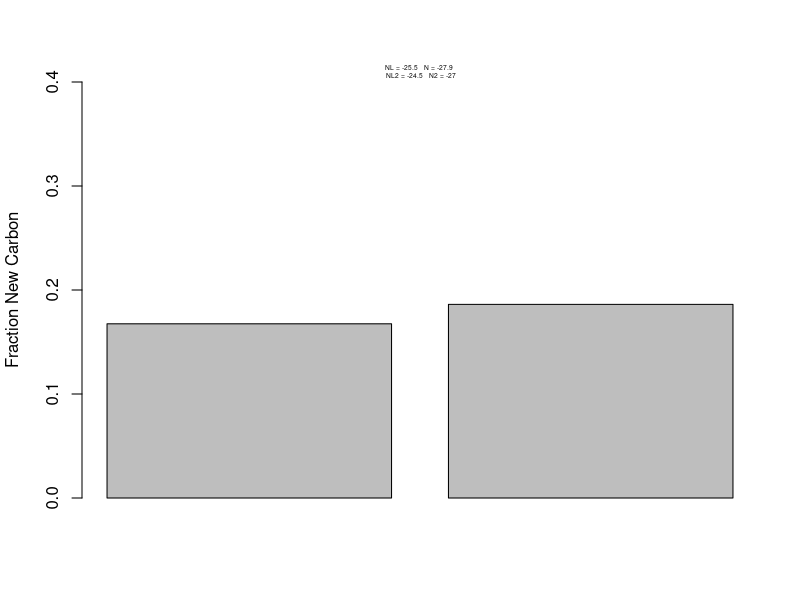
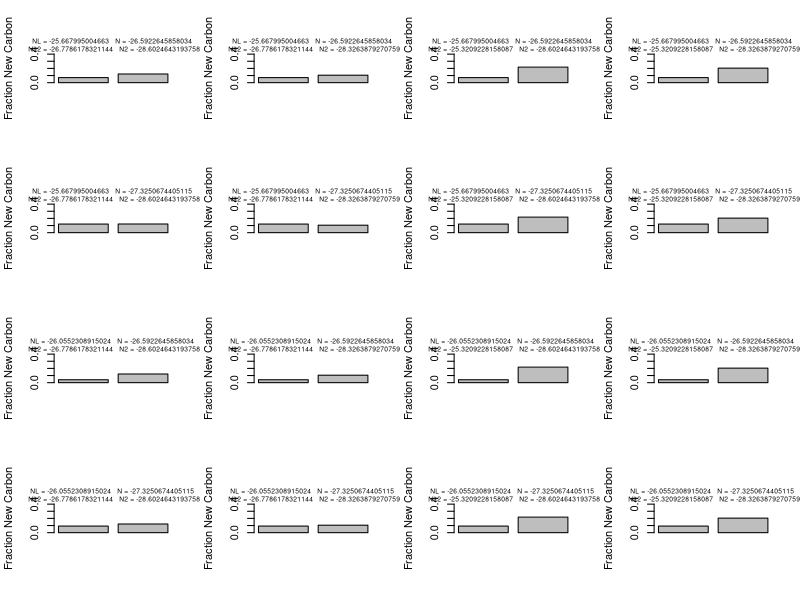

Write the R code that produced these figures, in order.
## ---- chunk 1
knitr::opts_chunk$set(echo = TRUE)
## ---- chunk 2
library(dplyr)
# 
# NLdat <- rnorm(n=20, mean=-25.500, sd=.6)
# Ndat <- rnorm(n=20, mean = -27.900, sd=.6)
# Plot <- c(1:20)
# myDF <- data.frame(Plot, NLdat, Ndat)
# names(myDF) <- c("Plot", "NL.Ratio", "N.Ratio")
# myDF$Plot <- as.factor(myDF$Plot)

##################################################
# FUNCTION: fracNewC
# determines the fraction of new carbon added to soil by mesofauna
# input: n, mean, and sd for 2 isotope columns and isotope value for C4 litter
# output: data frame with plot, NL isotope values, N isotope values, and fraction of new carbon per plot
#------------------------------------------------- 

fracNewC <- function(NL=-25.5, NL2=-24.5,
                     N=-27.9, N2=-27.0,
                     C4=-13.5725){
  frac <- c((NL-N)/(C4-N),(NL2-N2)/(C4-N2))
  
  return(frac)
}
## ---- chunk 3
##################################################
# FUNCTION: plotFracNewC
# plots histogram of the fraction of new carbon by plot
# input: data frame from above....data...containing plot, NL isotope values, N isotope values, and fraction of new carbon per plot
# output: boxplots showing fraction of new carbon
#------------------------------------------------- 

plotFracNewC <- function(NL=-25.5, NL2=-24.5,
                     N=-27.9, N2=-27.0,
                     C4=-13.5725){
  barplot(c((NL-N)/(C4-N), (NL2-N2)/(C4-N2)),
          ylim = c(0, .4),
          ylab = "Fraction New Carbon")
  mtext(paste("NL =", NL,
              "  N =", N,
              "\n NL2 =", NL2,
              "  N2 =", N2), cex=0.4) 
      return()
}
## ---- chunk 4
plotFracNewC()
## ---- chunk 5
set.seed(05092018)

nlPars <- c(rnorm(n=1, mean=-25.5, sd=1),
            rnorm(n=1, mean=-25.5, sd=1))
nPars <- c(rnorm(n=1, mean=-27.5, sd=1),
           rnorm(n=1, mean=-27.5, sd=1))
nl2Pars <- c(rnorm(n=1, mean=-26.5, sd=1),
            rnorm(n=1, mean=-26.5, sd=1))
n2Pars <- c(rnorm(n=1, mean=-28.5, sd=1),
           rnorm(n=1, mean=-28.5, sd=1))

par(mfrow=c(4,4))
for (i in seq_along(nlPars)) {
  for (j in seq_along(nPars)) {
    for (k in seq_along(nl2Pars)) {
      for (l in seq_along(n2Pars)) {
    plotFracNewC(NL=nlPars[i],
                 N=nPars[j],
                 NL2=nl2Pars[k],
                 N2=n2Pars[l])
  }}
}} 


## ---- chunk 6
modelFrame<-expand.grid(nlPars, nPars, nl2Pars, n2Pars)
modelFrame$S<- NA
modelFrame$S2 <- NA
modelFrame$Isotope1 <- (nlPars-nPars)/(13.5725-nPars)
modelFrame$Isotope2 <- (nl2Pars-n2Pars)/(13.5725-n2Pars)
modelFrame
